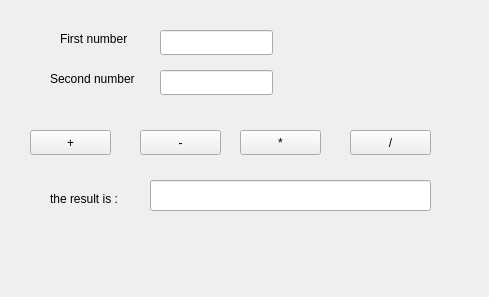
<?xml version="1.0" encoding="UTF-8"?>
<ui version="4.0">
 <class>MainWindow</class>
 <widget class="QMainWindow" name="MainWindow">
  <property name="geometry">
   <rect>
    <x>0</x>
    <y>0</y>
    <width>489</width>
    <height>297</height>
   </rect>
  </property>
  <property name="windowTitle">
   <string>MainWindow</string>
  </property>
  <widget class="QWidget" name="centralwidget">
   <widget class="QLabel" name="label">
    <property name="geometry">
     <rect>
      <x>60</x>
      <y>30</y>
      <width>81</width>
      <height>17</height>
     </rect>
    </property>
    <property name="text">
     <string>First number </string>
    </property>
   </widget>
   <widget class="QLabel" name="label_2">
    <property name="geometry">
     <rect>
      <x>50</x>
      <y>70</y>
      <width>101</width>
      <height>17</height>
     </rect>
    </property>
    <property name="text">
     <string>Second number </string>
    </property>
   </widget>
   <widget class="QPushButton" name="btnadd">
    <property name="geometry">
     <rect>
      <x>30</x>
      <y>130</y>
      <width>81</width>
      <height>25</height>
     </rect>
    </property>
    <property name="text">
     <string>+</string>
    </property>
   </widget>
   <widget class="QPushButton" name="btnsub">
    <property name="geometry">
     <rect>
      <x>140</x>
      <y>130</y>
      <width>81</width>
      <height>25</height>
     </rect>
    </property>
    <property name="text">
     <string>-</string>
    </property>
   </widget>
   <widget class="QPushButton" name="btnmul">
    <property name="geometry">
     <rect>
      <x>240</x>
      <y>130</y>
      <width>81</width>
      <height>25</height>
     </rect>
    </property>
    <property name="text">
     <string>*</string>
    </property>
   </widget>
   <widget class="QPushButton" name="btndiv">
    <property name="geometry">
     <rect>
      <x>350</x>
      <y>130</y>
      <width>81</width>
      <height>25</height>
     </rect>
    </property>
    <property name="text">
     <string>/</string>
    </property>
   </widget>
   <widget class="QLineEdit" name="txtfirstnum">
    <property name="geometry">
     <rect>
      <x>160</x>
      <y>30</y>
      <width>113</width>
      <height>25</height>
     </rect>
    </property>
   </widget>
   <widget class="QLineEdit" name="txtsecondnum">
    <property name="geometry">
     <rect>
      <x>160</x>
      <y>70</y>
      <width>113</width>
      <height>25</height>
     </rect>
    </property>
   </widget>
   <widget class="QLabel" name="label_3">
    <property name="geometry">
     <rect>
      <x>50</x>
      <y>190</y>
      <width>101</width>
      <height>17</height>
     </rect>
    </property>
    <property name="text">
     <string>the result is :</string>
    </property>
   </widget>
   <widget class="QLineEdit" name="txtresult">
    <property name="geometry">
     <rect>
      <x>150</x>
      <y>180</y>
      <width>281</width>
      <height>31</height>
     </rect>
    </property>
    <property name="readOnly">
     <bool>true</bool>
    </property>
   </widget>
  </widget>
 </widget>
 <resources/>
 <connections/>
</ui>
